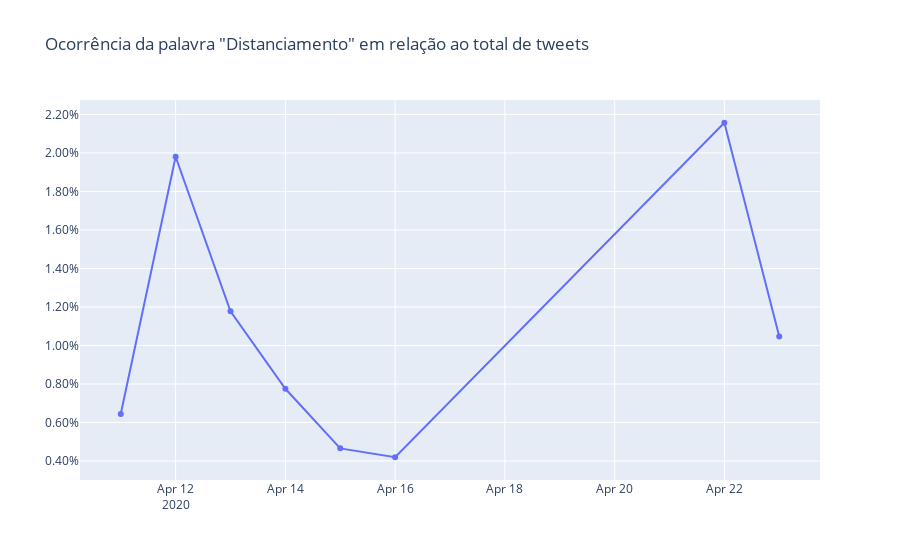

Notebook code cell kept with this figure:
### Markdown cell above
# "Distanciamento"

### Code cell
plotgraph(['distanciamento'])

### Figure 1 — Plotly figure (JSON) as saved in the notebook; plotly's stock layout.template omitted (floating-point values rounded to 4 significant figures)
{"data": [{"name": "distanciamento", "type": "scatter", "x": ["2020-04-11", "2020-04-12", "2020-04-13", "2020-04-14", "2020-04-15", "2020-04-16", "2020-04-22", "2020-04-23"], "y": [0.006438, 0.0198, 0.01177, 0.007751, 0.004655, 0.004193, 0.02157, 0.01046]}], "layout": {"autosize": true, "legend": {"title": {"text": "Palavras:"}}, "title": {"text": "Ocorrência da palavra \"Distanciamento\" em relação ao total de tweets"}, "xaxis": {"autorange": true, "range": ["2020-04-10 06:49:10.959", "2020-04-23 17:10:49.041"], "type": "date"}, "yaxis": {"autorange": true, "range": [0.00292, 0.02284], "tickformat": ",.2%", "type": "linear"}}}
